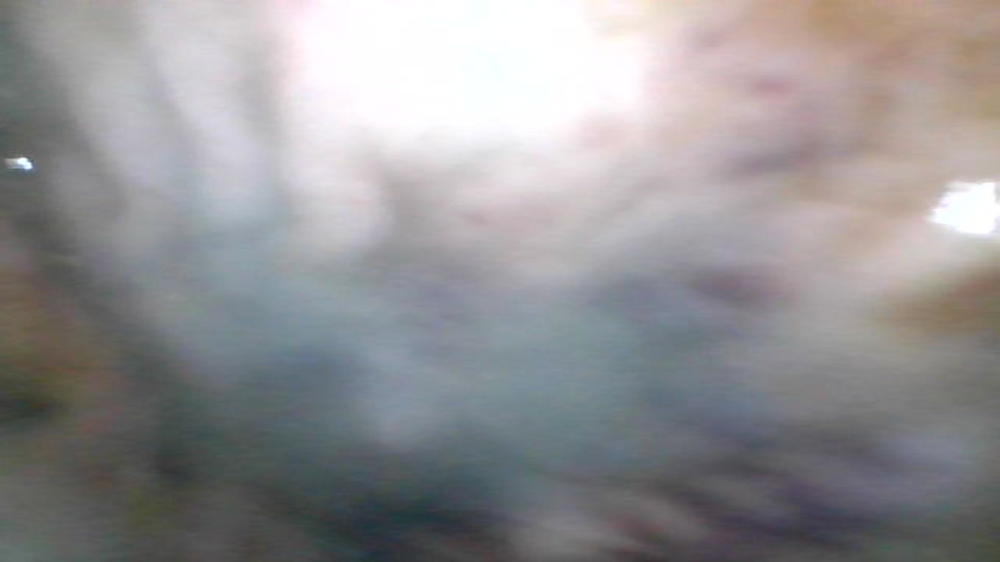
#> input picture dataset/initial/no/2020_02_04_10_30_26.png, 1000 x 562 px, shrunk from 1920 x 1080 before the run
$ python -i algo_tester.py   (imports and definitions only)
#> lines starting #> are read from the running program, lines starting #| are printed output that depends on the picture
from math import sqrt
from imageai.Classification.Custom import CustomImageClassification
from PIL import Image
import glob


def distance(img):
    img = img.convert('P', palette=Image.ADAPTIVE, colors=15).convert("RGB")
    arr = Image.Image.getcolors(img)

    ans = []
    n = len(arr)
    for i in range(n - 1):
        for j in range(i + 1, n):
            f, s = arr[i][1], arr[j][1]
            ans.append(sqrt(pow(f[0] - s[0], 2) + pow(f[1] - s[1], 2) + pow(f[2] - s[2], 2)))
    return sorted(ans)


def percentage(num, guess, mode) -> float:
    if guess:
        s = num
        scale = 20 - mode
        while s > 20:
            s -= scale / 2
        s = (s - mode) / scale * 100
    else:
        s = 100 - (num / mode * 100)

    return s


def algo(file):
    img = Image.open(file, 'r')
#> img is the input picture: PIL image 1000x562 RGB; mean R, G, B 148.1, 146.6, 148.3
    r, g, b = img.split()
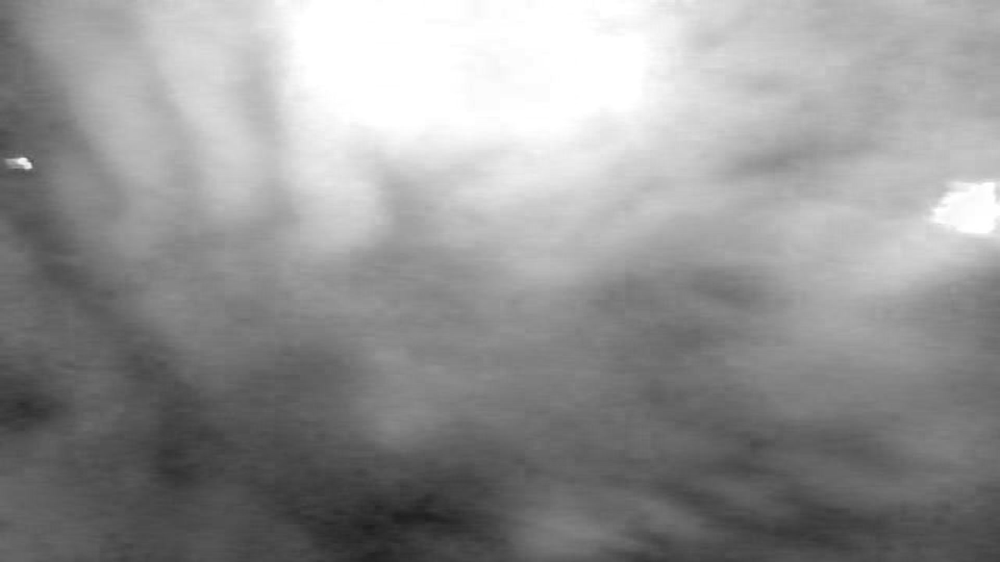
#> r: PIL image 1000x562 L; min 29, max 255, mean 148.1
    j = 1.45
    r = r.point(lambda i: i * j)
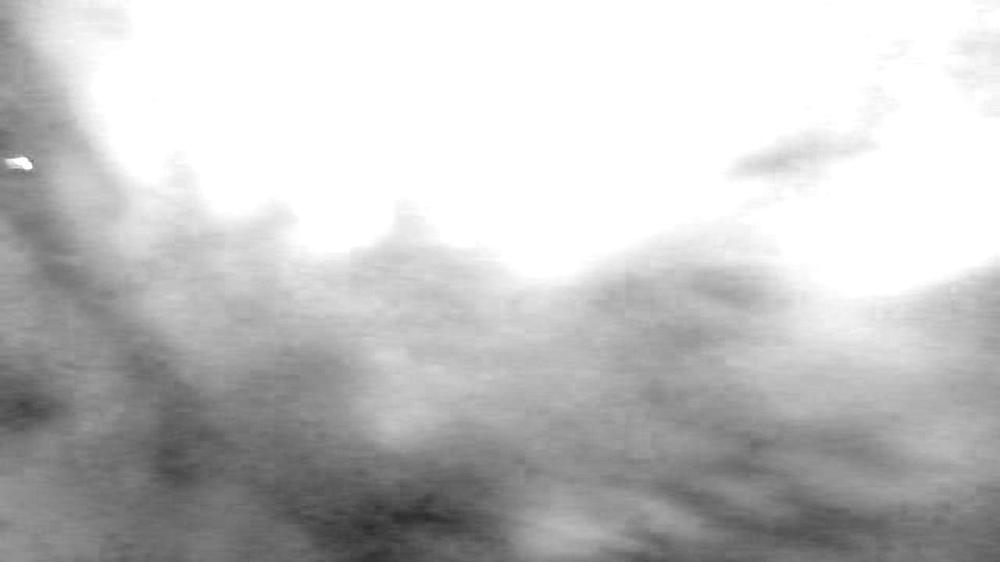
#> r: PIL image 1000x562 L; min 42, max 255, mean 195.8
    g = g.point(lambda i: i * j)
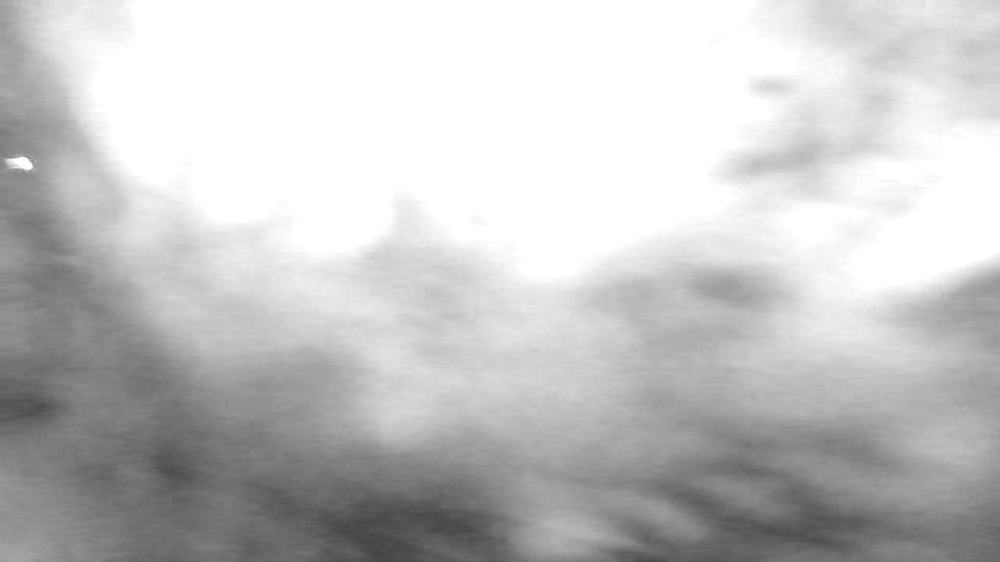
#> g: PIL image 1000x562 L; min 65, max 255, mean 197
    b = b.point(lambda i: i * j)
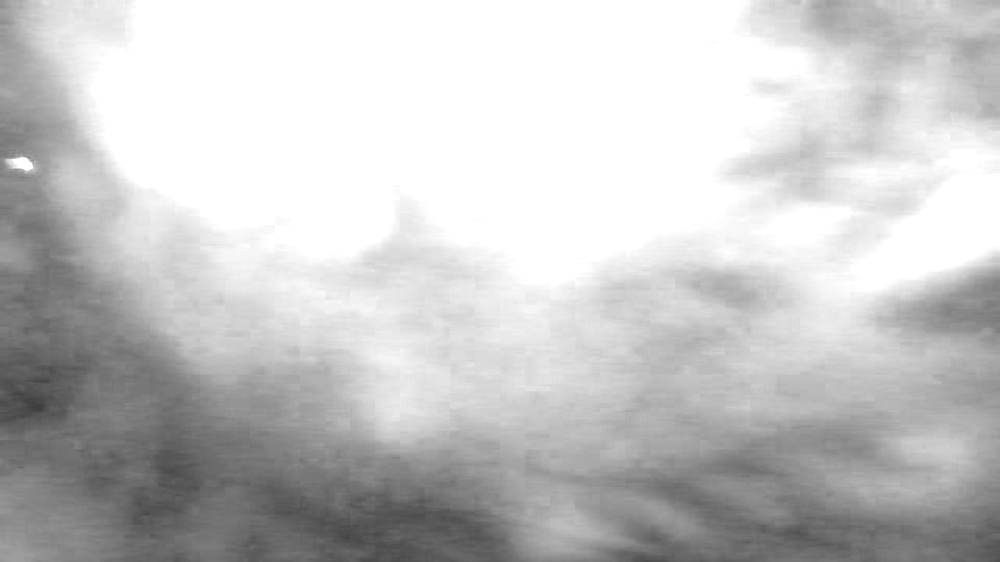
#> b: PIL image 1000x562 L; min 61, max 255, mean 198.4
    result = Image.merge('RGB', (r, g, b))
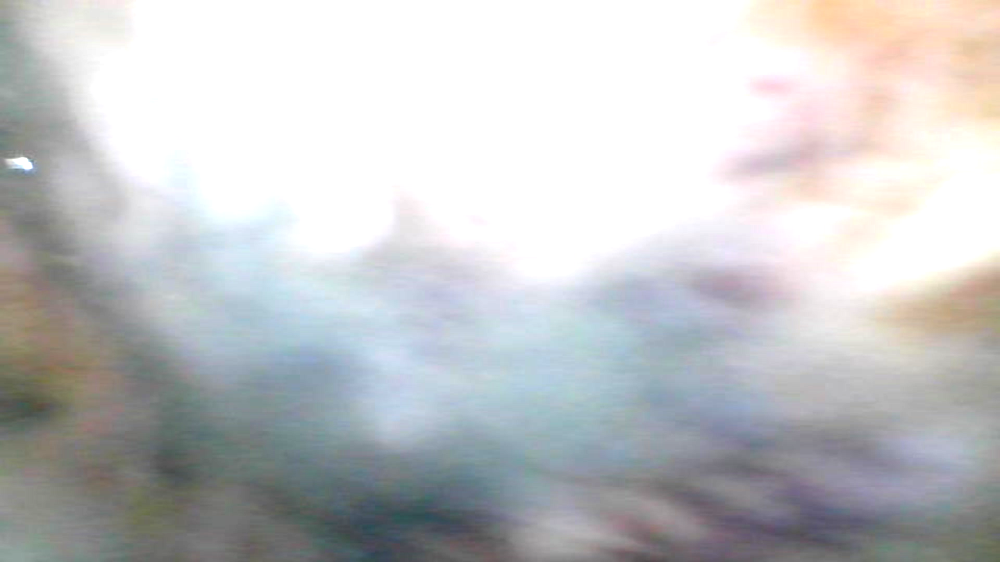
#> result: PIL image 1000x562 RGB; mean R, G, B 195.8, 197, 198.4
    most = abs(min(distance(result)) - min(distance(img)))
#> in distance, `img = img.convert('P', palette=Image.ADAPTIVE, colors=15).convert("RGB")`:
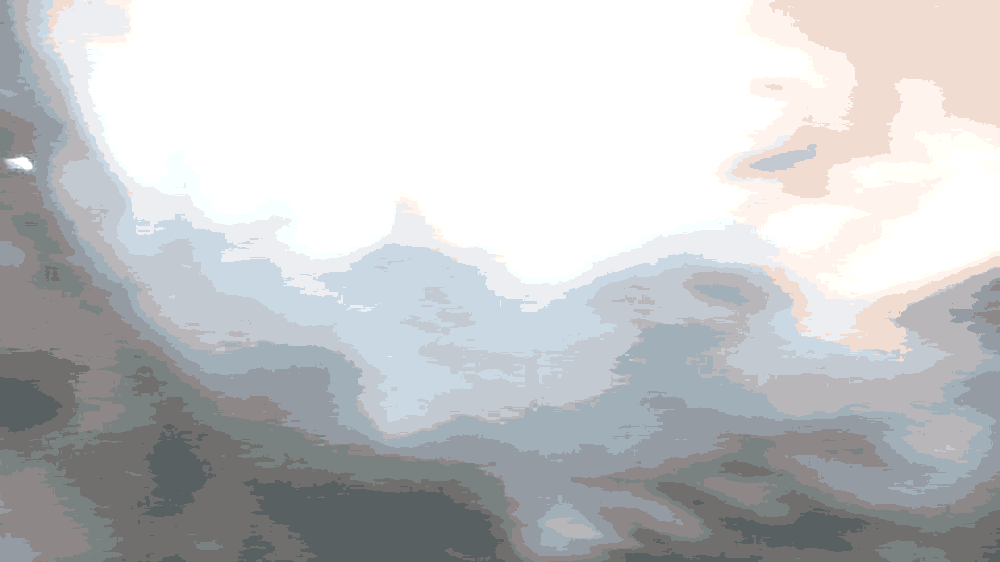
#> img: PIL image 1000x562 RGB; mean R, G, B 196.1, 197.6, 199.2
#> in distance, `arr = Image.Image.getcolors(img)`: arr = 15 items
#> in distance, `n = len(arr)`: n = 15
#> after the loop in distance, `for i in range(n - 1):`: ans = 105 values, max 278.4 at index 104, min 7 at index 26, mean 114.8
#> in distance (call 2), `img = img.convert('P', palette=Image.ADAPTIVE, colors=15).convert("RGB")`:
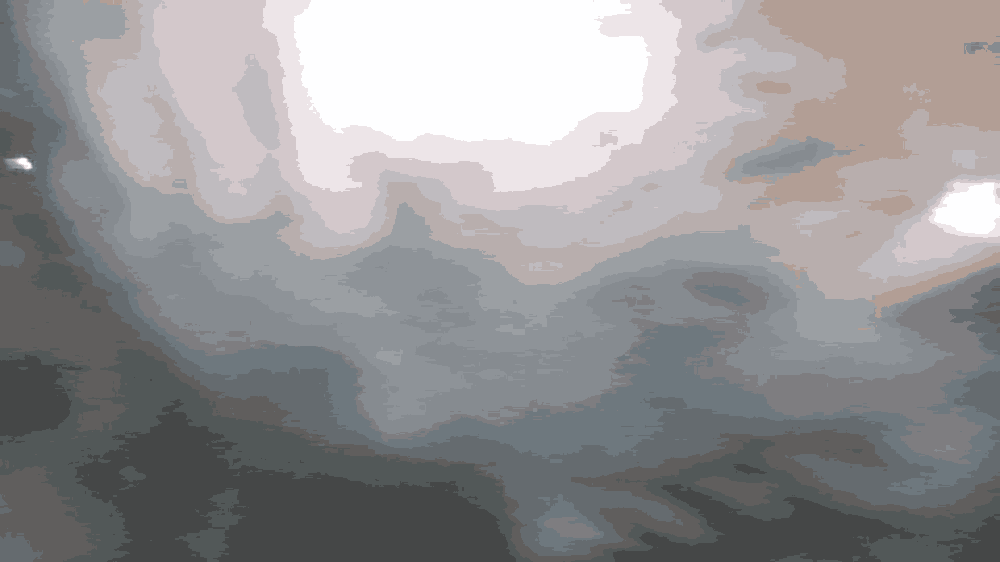
#> img: PIL image 1000x562 RGB; mean R, G, B 148.3, 147.4, 149
#> after the loop in distance (call 2), `for i in range(n - 1):`: ans = 105 values, max 318.7 at index 77, min 13.86 at index 39, mean 110.6
#> most = 6.86
    d, n = 9.0, 7.5  # custom n
    ok, ok_d, ok_n = True, most != d, most != n
#> ok = True; ok_d = True; ok_n = True
    guess_d, guess_n = most > d, most > n
#> guess_d = False; guess_n = False
    guess = guess_d and guess_n
#> guess = False
    per_d, per_n = percentage(most, guess_d, d), percentage(most, guess_n, n)
#> in percentage, `s = 100 - (num / mode * 100)`: s = 23.82
#> per_d = 23.82; per_n = 8.58
    avg = (per_d + per_n) / 2
#> avg = 16.2
    dist = max(per_d, per_n) - min(per_d, per_n)
#> dist = 15.24
    if guess:
        percent = avg + dist * 0.05
    else:
        if (ok_d and ok_n) or not ok_d:
            percent = avg - dist * 0.15
#> percent = 13.91
        else:
            ok = False
            percent = 0.0

    return [ok, guess, percent]


def neuro(file):
    prediction = CustomImageClassification()
    prediction.setModelTypeAsInceptionV3()
    prediction.setModelPath('model_graph(inception).h5')
    prediction.setJsonPath('model_class.json')
    prediction.loadModel(num_objects=2)

    predictions, probabilities = prediction.classifyImage(file, result_count=2)
    percent = probabilities[0]
    return [percent != 50.0, predictions[0] == 'yes', percent]


def calc(file):
    n = neuro(file)
    a = algo(file)
    ok = a[0] or n[0]
    if ok:
        if not a[0]:
            return [n[0], n[1], n[2]]
        if not n[0]:
            return [a[0], a[1], a[2]]

        if a[1] == n[1]:
            return [ok, a[1], (a[2]+n[2])/2]
        else:
            if not a[1]:
                return [n[0], n[1], n[2]]
            if not n[1]:
                return [a[0], a[1], a[2]]

    else:
        return [ok, False, 0.0]


folders = ['yes', 'no']

# [27 lines not run here, left out]

>>> result = algo('dataset/initial/no/2020_02_04_10_30_26.png')
#> result = [True, False, 13.91]

$ run again, on dataset/initial/yes/2020_02_04_10_30_41.png
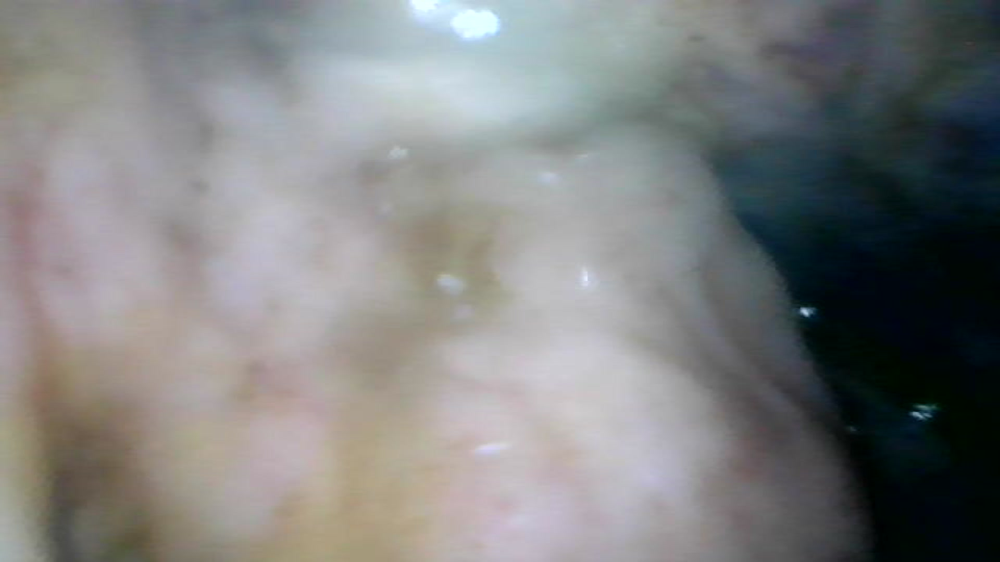
#> input picture dataset/initial/yes/2020_02_04_10_30_41.png, 1000 x 562 px, shrunk from 1920 x 1080 before the run
#> in algo, img is the input picture: PIL image 1000x562 RGB; mean R, G, B 127.4, 128.4, 128.1
#> in distance, `img = img.convert('P', palette=Image.ADAPTIVE, colors=15).convert("RGB")`:
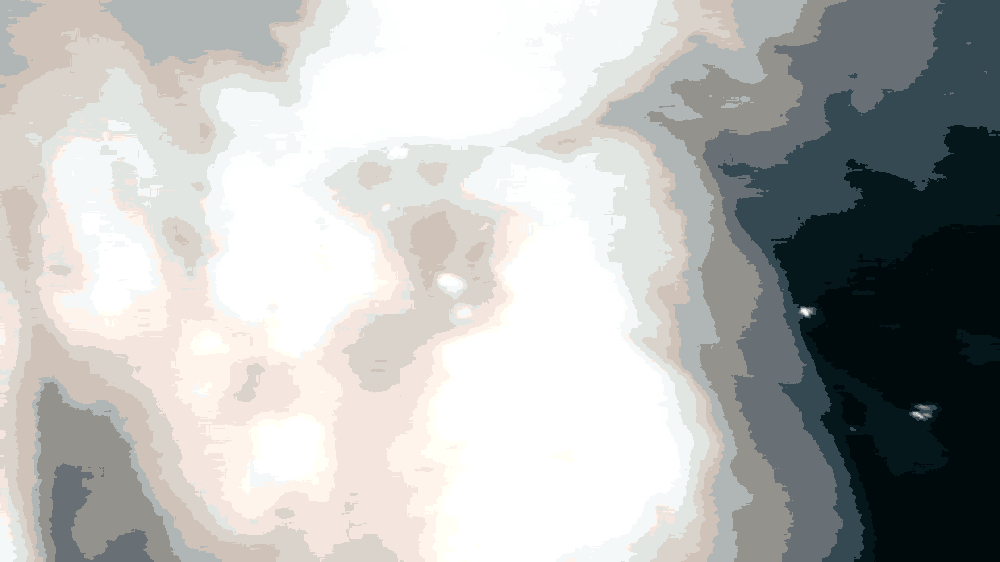
#> img: PIL image 1000x562 RGB; mean R, G, B 181.1, 182.4, 180.7
#> arr = 15 items
#> n = 15
#> after the loop in distance, `for i in range(n - 1):`: ans = 105 values, max 429.6 at index 4, min 2 at index 0, mean 167.9
#> in distance (call 2), `img = img.convert('P', palette=Image.ADAPTIVE, colors=15).convert("RGB")`:
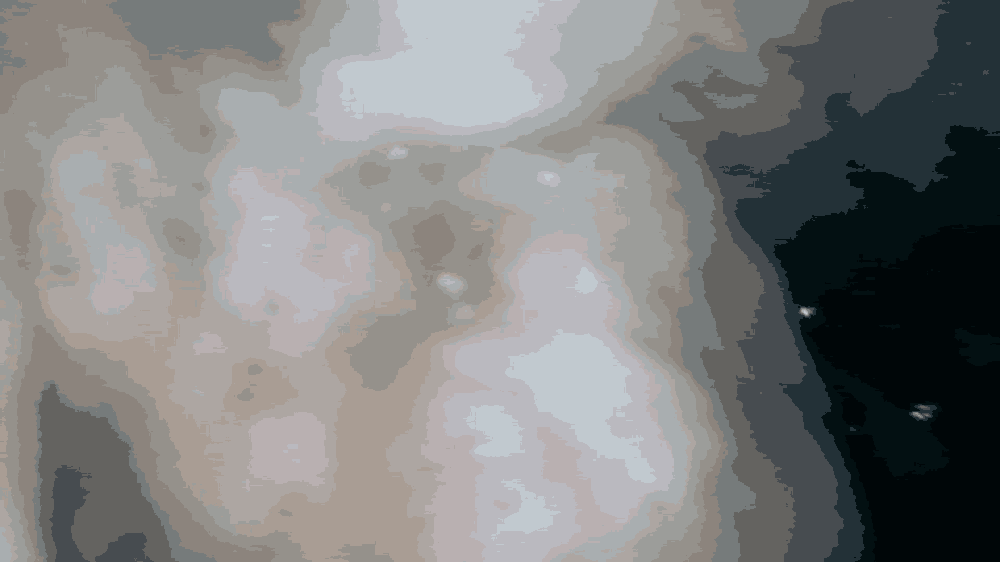
#> img: PIL image 1000x562 RGB; mean R, G, B 127.3, 127.9, 127.6
#> after the loop in distance (call 2), `for i in range(n - 1):`: ans = 105 values, max 338.9 at index 13, min 14.32 at index 27, mean 125.6
#> most = 12.32
#> ok = True
#> in percentage, `s = num`: s = 12.32
#> in percentage, `s = (s - mode) / scale * 100`: s = 30.16
#> per_n = 38.54
#> avg = 34.35
#> dist = 8.38
#> percent = 34.77
#> `result = algo('dataset/initial/no/2020_02_04_10_30_26.png')`: result = [True, True, 34.77]

$ run again, on dataset/initial/yes/2020_02_04_10_31_49.png
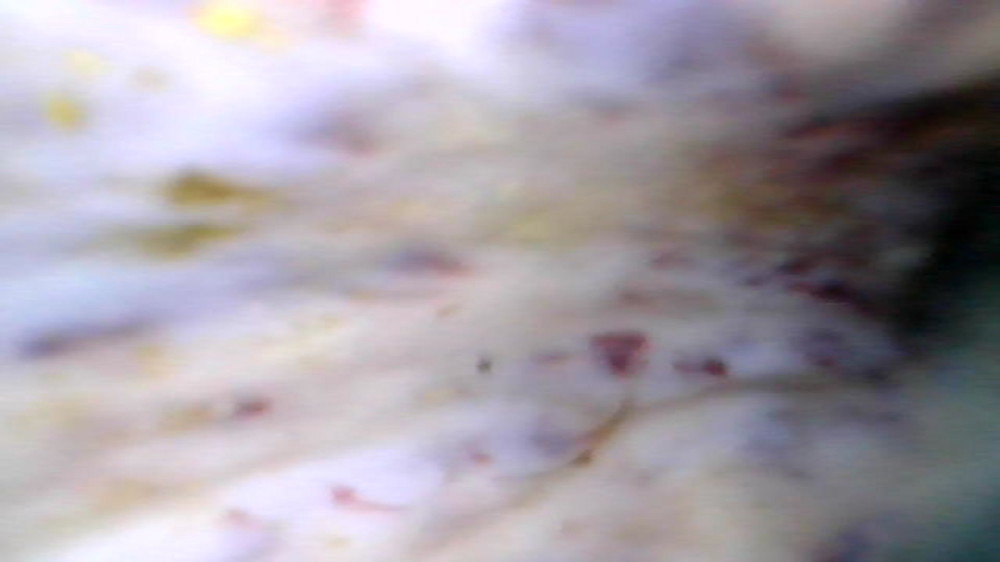
#> input picture dataset/initial/yes/2020_02_04_10_31_49.png, 1000 x 562 px, shrunk from 1920 x 1080 before the run
#> in algo, img is the input picture: PIL image 1000x562 RGB; mean R, G, B 163.2, 156.8, 165.1
#> in distance, `img = img.convert('P', palette=Image.ADAPTIVE, colors=15).convert("RGB")`:
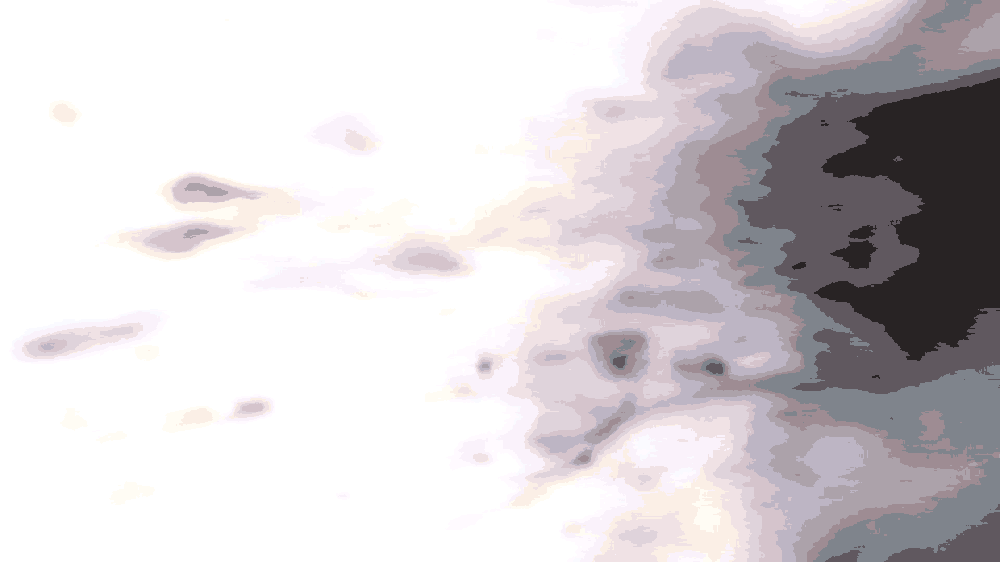
#> img: PIL image 1000x562 RGB; mean R, G, B 212.3, 207.8, 210.9
#> arr = 15 items
#> n = 15
#> after the loop in distance, `for i in range(n - 1):`: ans = 105 values, max 377.6 at index 5, min 5 at index 6, mean 128.4
#> in distance (call 2), `img = img.convert('P', palette=Image.ADAPTIVE, colors=15).convert("RGB")`:
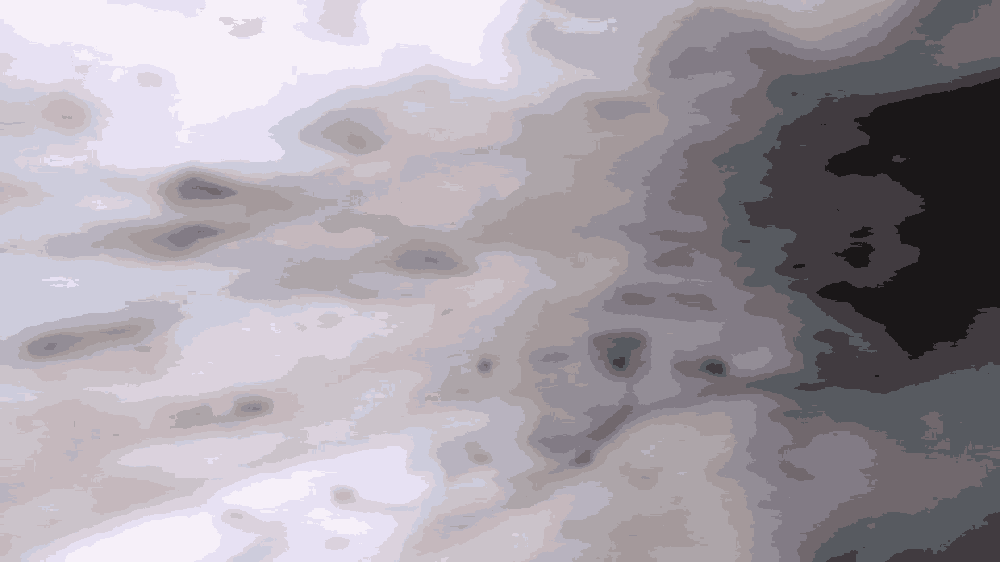
#> img: PIL image 1000x562 RGB; mean R, G, B 163.5, 157.1, 165.1
#> after the loop in distance (call 2), `for i in range(n - 1):`: ans = 105 values, max 382.2 at index 84, min 14.07 at index 36, mean 130
#> most = 9.07
#> ok = True
#> in percentage, `s = num`: s = 9.07
#> in percentage, `s = (s - mode) / scale * 100`: s = 0.648
#> per_n = 12.57
#> avg = 6.61
#> dist = 11.92
#> percent = 7.2
#> `result = algo('dataset/initial/no/2020_02_04_10_30_26.png')`: result = [True, True, 7.2]
